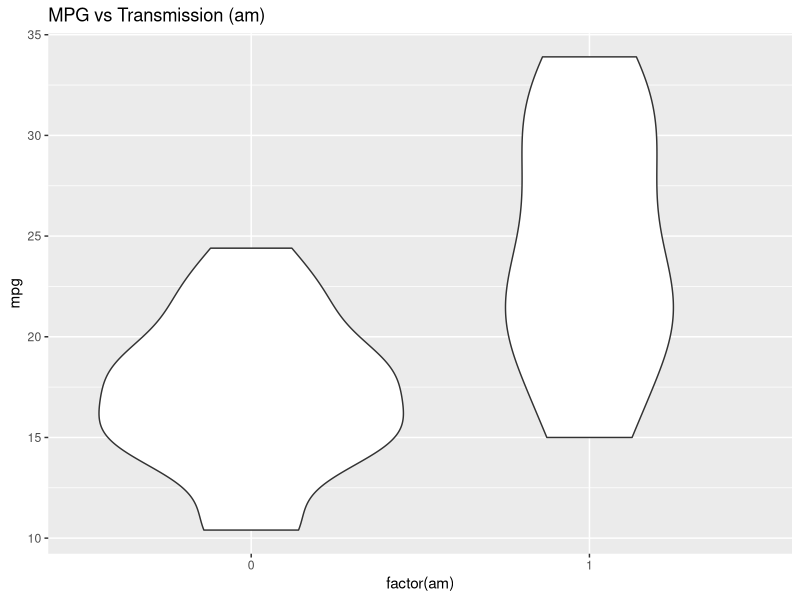
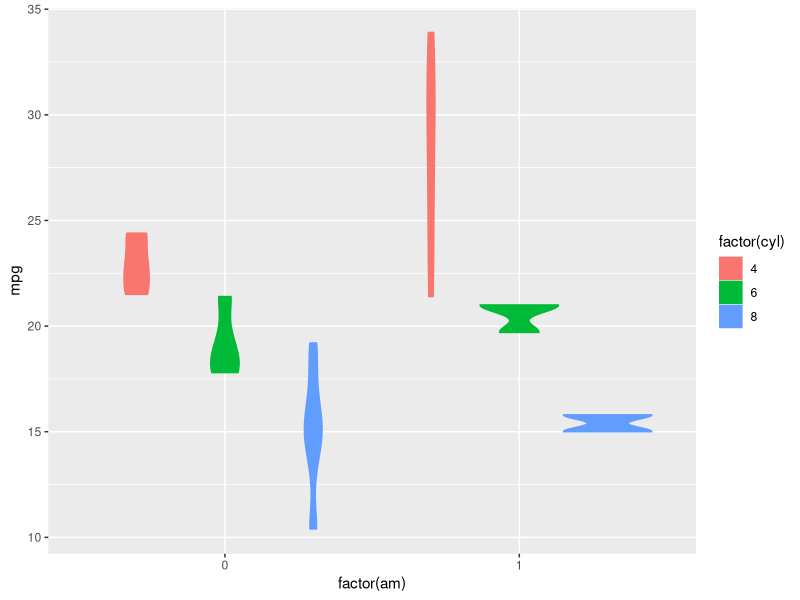
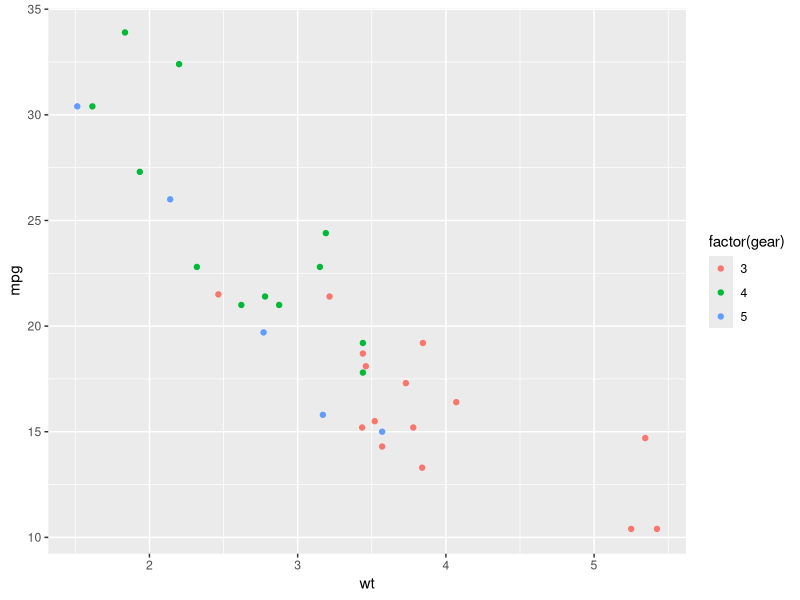
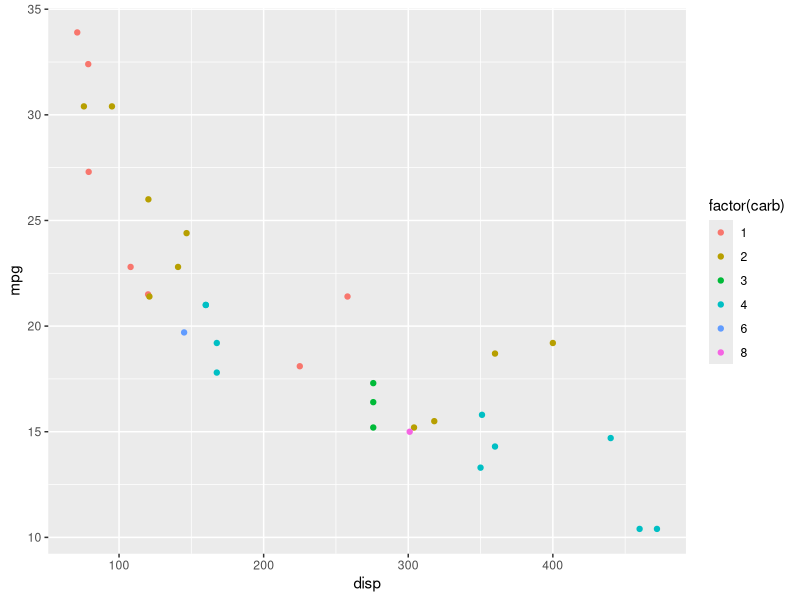
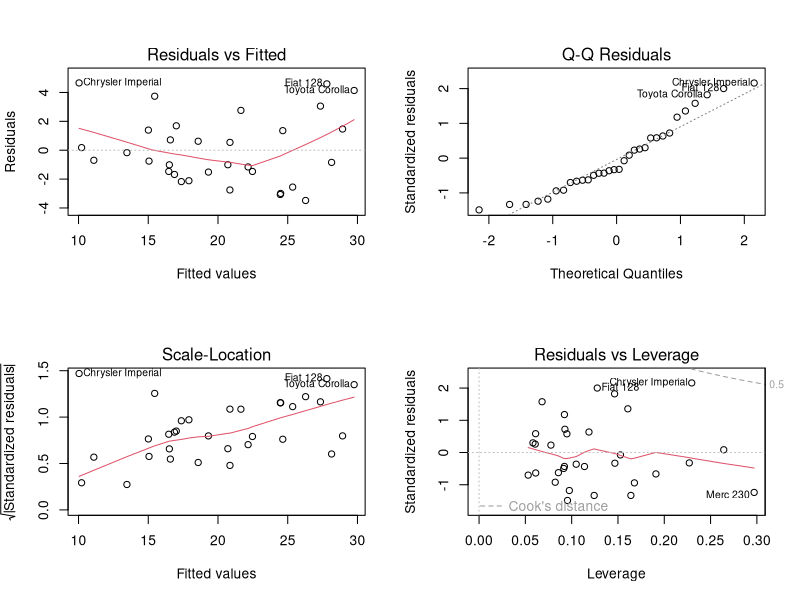

Reproduce these figures in R, in order.
## ---- chunk 1
data(mtcars)
## ---- chunk 2
head(mtcars)
str(mtcars)
## ---- chunk 3
library(ggplot2)
plot1 <- ggplot(mtcars, aes(x = factor(am), y = mpg)) + geom_violin() + labs(title = "MPG vs Transmission (am)")
plot1
## ---- chunk 4
lin1 <- lm(mpg ~ factor(am), data=mtcars)
summary(lin1)
## ---- chunk 5
pe <- coef(summary(lin1))[2,1]
se <- coef(summary(lin1))[2,2]
pe + c(-1,1)*qt(.975,30)*se # (n = 32 ; n-2 = 30)
## ---- chunk 6
plot2 <- ggplot(mtcars, aes(x = factor(am), y = mpg, col = factor(cyl))) + geom_violin(aes(fill = factor(cyl)))
plot2

plot3 <- ggplot(mtcars, aes(x = wt, y = mpg, col = factor(gear))) + geom_point()
plot3

plot4 <- ggplot(mtcars, aes(x = disp, y = mpg, col = factor(carb))) + geom_point()
plot4
## ---- chunk 7
cor(mtcars)
## ---- chunk 8
lin2 <- lm(mpg ~ wt, data=mtcars)
lin3 <- lm(mpg ~ wt + qsec, data=mtcars)
lin4 <- lm(mpg ~ wt + qsec + factor(am), data=mtcars)

anova(lin2, lin3, lin4)
## ---- chunk 9
summary(lin4)
## ---- chunk 10
m <- coef(summary(lin4))[4,1]
se <- coef(summary(lin4))[4,2]
m + c(-1,1)*qt(.975,30)*se # (n = 32 ; n-2 = 30)
## ---- chunk 11
par(mfrow=c(2,2))
plot(lin4)
